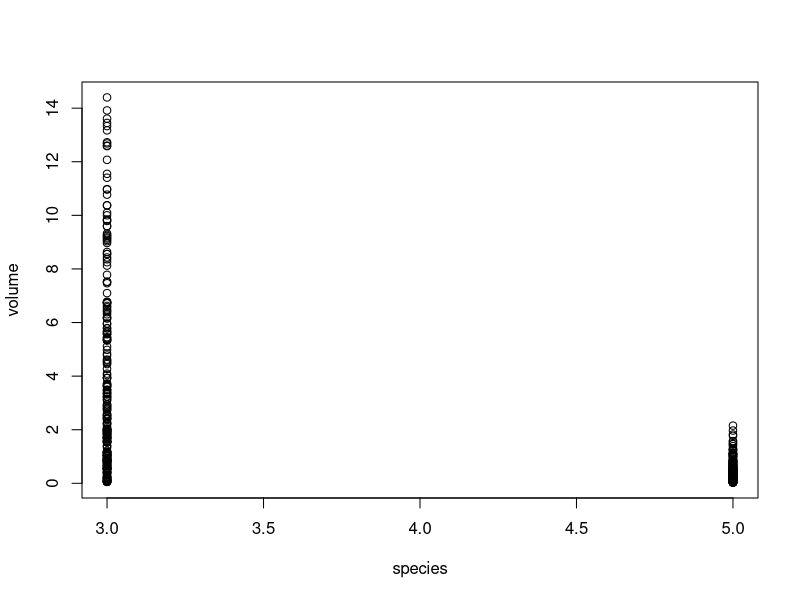
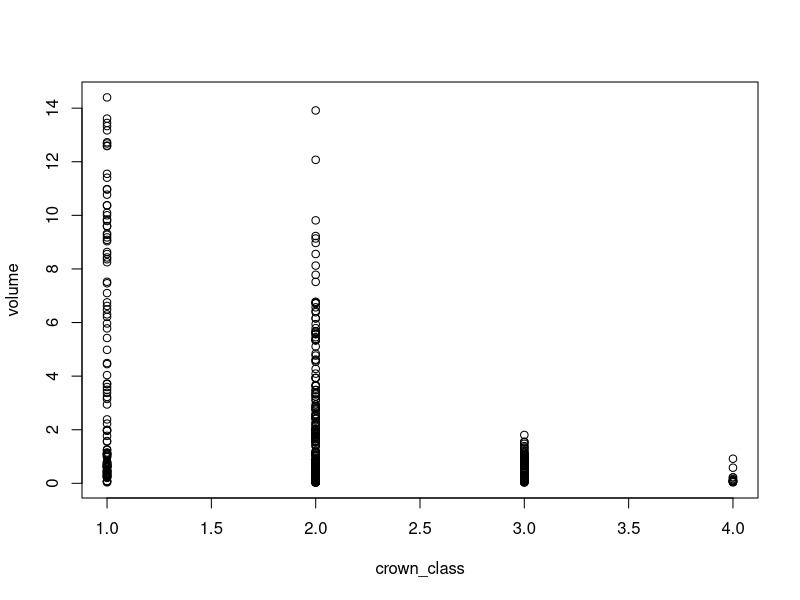
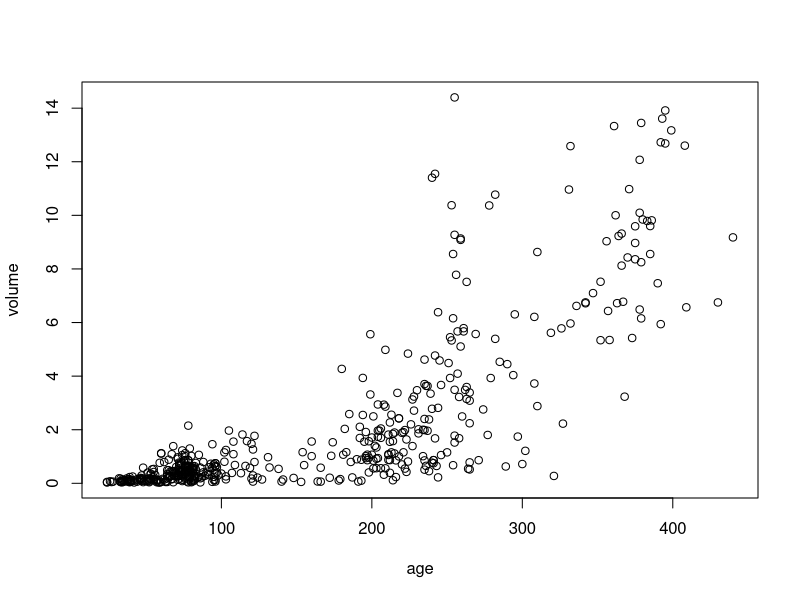
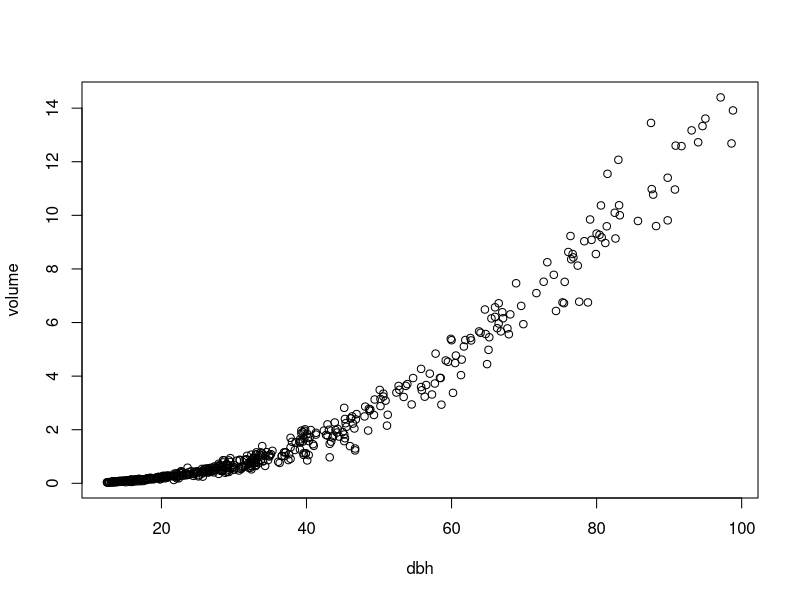
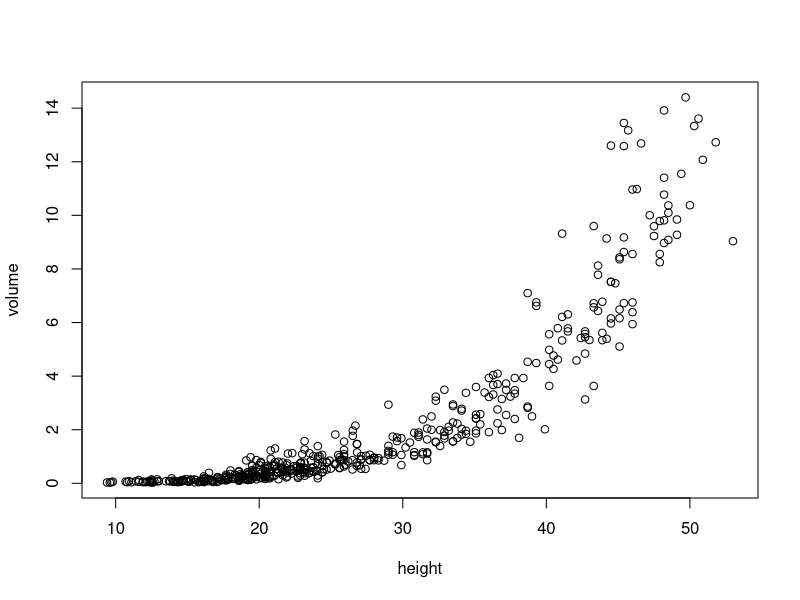
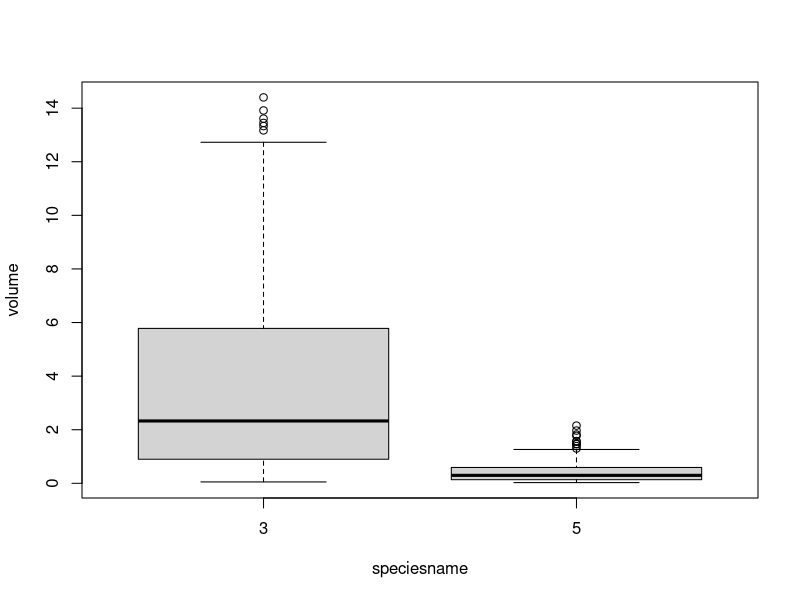
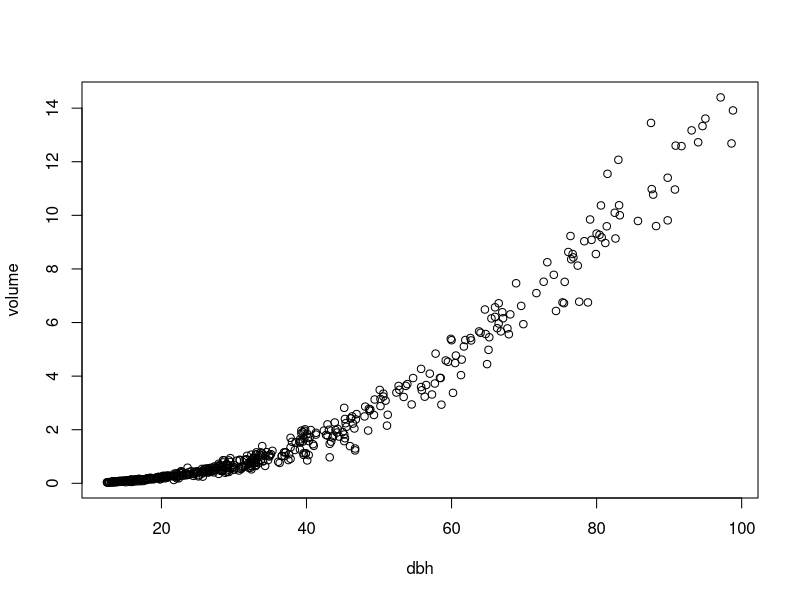
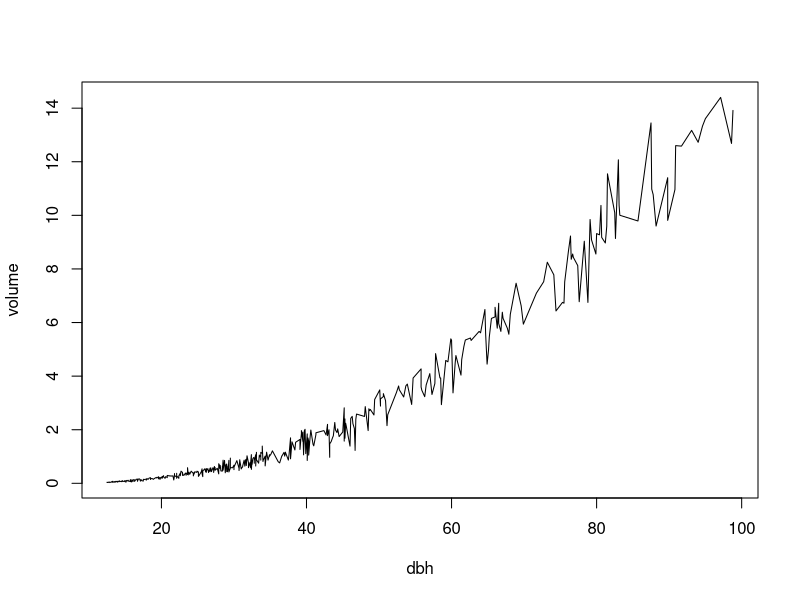

These charts were generated, in order, by the following R code:
##############################################################################################
# bring in data from an outside tab delimited text file, can be converted from a EXCEL file
#     (shown in this example)
#
##############################################################################################
rm(list=ls(all=TRUE))   # removes anything that might be restored from previously running R

trees<- read.table("data/trees.txt",header=TRUE)

attach(trees)
names(trees)
dim(trees)

# change species name to a class variable, rather than a number #
speciesname<-factor(trees$species)
trees2<- data.frame(trees,speciesname)

detach(trees)

rm(trees,speciesname)

ls()

attach(trees2)

names(trees2)

# get a simple summary of all variables in dataframe trees2 #
summary(trees2)

##############################################################################################
# get simple scatterplots for volume with all variables in trees2           
# notice that the plot changes to a box plot for the class variable, 
# speciesname    (shown in this example)
##############################################################################################
                                                           
plot(volume~.,data=trees2)

rank<- order(dbh)                        # get the order of trees by dbh
sortedtrees<- trees2[rank,]              # use the order of trees to order the data

plot(volume~dbh,type="p") # points

plot(volume~dbh,type="l",data=sortedtrees) # lines -- data must be sorted by x

plot(volume~dbh,type="b",data=sortedtrees) # both -- data must be sorted by x

plot(volume~dbh,type="h",data=sortedtrees) # histogram


##########################################################################
# normality plots and histograms 
#########################################################################

qqnorm(dbh)     # normality plot
qqline(dbh,col=2)

qqnorm(height)     # normality plot
qqline(height,col=2)

hist(dbh, breaks =20 , density=10,col="green", border="black") # draws a histogram

hist(height, breaks =10 , density=10,col="black", border="black") # draws a histogram

#############################################################################################
#  plots from regression -- standard set.  NOTE: you will need to click on the 
# graph window to bring up each plot (i.e., "Waiting to confirm page change..."
#############################################################################################

model1<-lm(volume~height,data=trees2)
plot(model1)

##########################################################################
#  Box plots:  volume and logarithm of volume
#########################################################################

boxplot(volume~speciesname,data=trees2,col='pink')

boxplot(volume~speciesname,data=trees2,log="y",col='pink')

##########################################################################
# Multiple plots
#########################################################################
require(lattice)

xyplot(volume~height+dbh,data=trees2,scales="free",groups=speciesname,auto.key=TRUE,layout=c(1,2),corner=c(0,0))


##########################################################################
#  Another way to get multiple plots:  2 box plots, one graphics image
#########################################################################

par(mfrow=c(1,2),mai=c(1.4, 1.4, 0.2, 0.2),cex=1.5)
boxplot(volume~speciesname,data=trees2,col='pink')
boxplot(volume~speciesname,data=trees2,log="y",col='pink')
par (mfrow=c(1,1), mai=c(1.0,1.0,1.0,1.0),cex=1.0)

#############################################################################################
#  Clean up all of your files, or shut down R before doing another exercise
#############################################################################################

rm(list=ls(all=TRUE))   # removes anything that might be restored from previously running R

ls()












